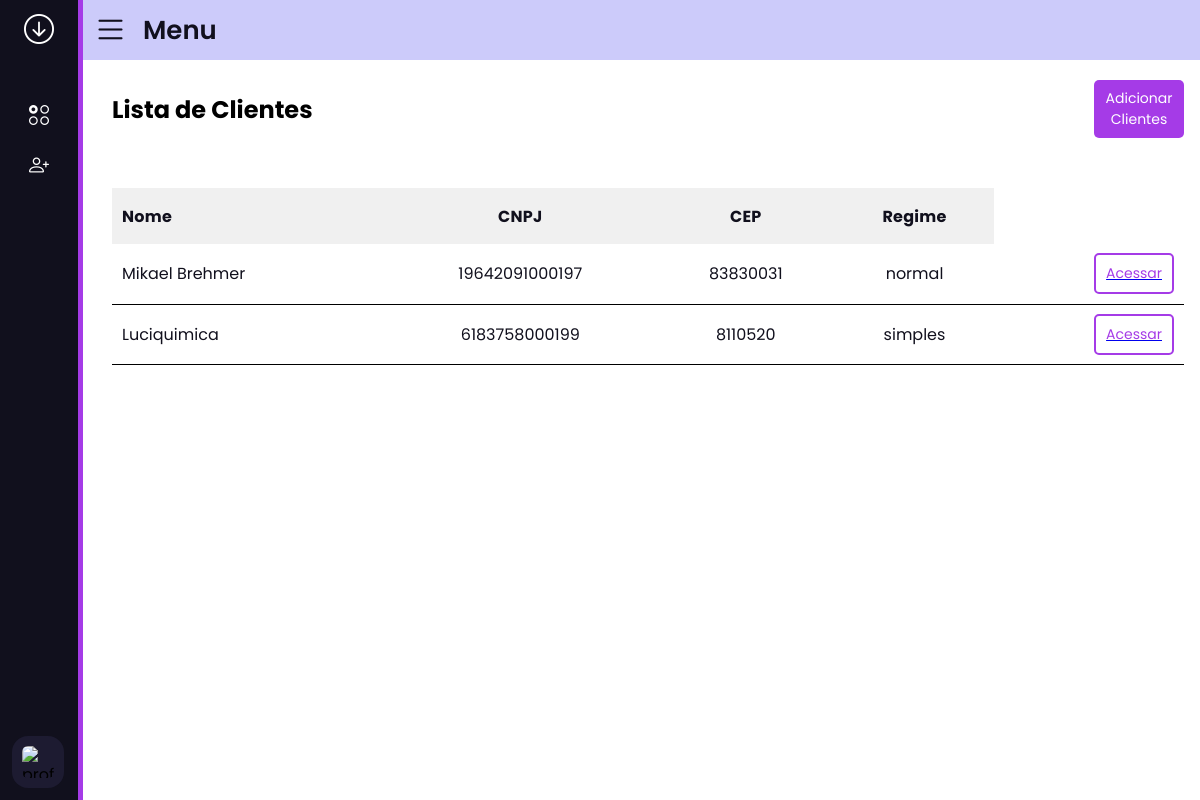
Before: /cadastro/clientes/ (signed in) with the older database file.
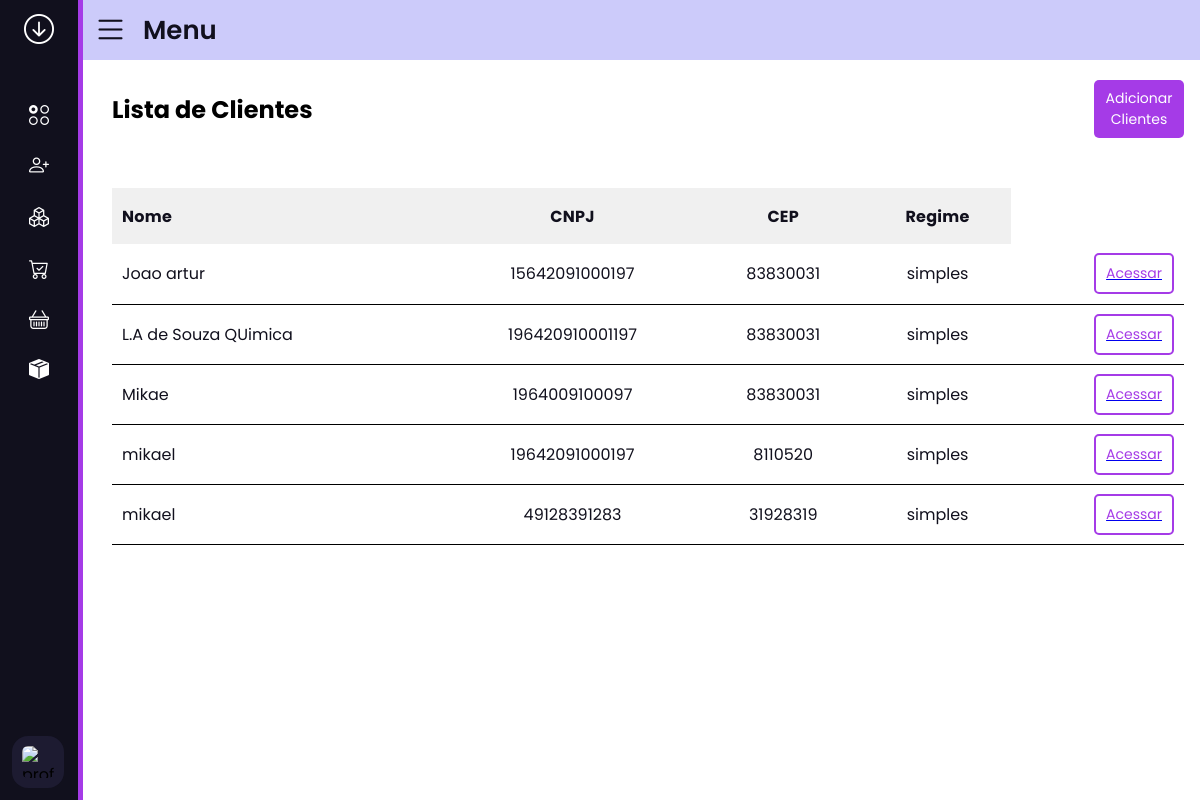
After: the same page with the newer database file.
### cadastros/models.py (models this page shows, shortened)
class Clientes(models.Model):
    REGIME_CHOICES = [
        ('simples', 'Simples'),
        ('normal', 'Normal'),
    ]
    NOTA_CHOICES = [
        ('nota cheia', 'Nota Cheia'),
        ('meia nota', 'Meia Nota'),
        ('1/3 nota', '1/3 Nota'),
        ('70% valor 70% quantidade', '70% Valor 70% Quantidade')
    ]
    name = models.CharField(max_length=40)
    regime = models.CharField(max_length=10, choices=REGIME_CHOICES)
    cnpj = models.CharField(max_length=18) # Altere o tipo de campo conforme necessário
    ie = models.IntegerField()
    cep = models.IntegerField()  # Altere o tipo de campo conforme necessário
    estado = models.CharField(max_length=2)
    cidade = models.CharField(max_length=40)
    rua = models.CharField(max_length=45)
    numero = models.CharField(max_length=10)
    complemento = models.CharField(max_length=50)
    nota_fiscal = models.CharField(max_length=24, choices=NOTA_CHOICES)
    TabelaPreco = models.ForeignKey(TabelaPreco, on_delete=models.PROTECT, null=True, blank=True)
    vendedor = models.ForeignKey(Vendedores, on_delete=models.PROTECT, related_name='vendedor', null=True, blank=True)
    vendedor_2 = models.ForeignKey(Vendedores, on_delete=models.PROTECT, related_name='vendedor_adjunto', null=True,
                                   blank=True)
    Gerente_comercial = models.ForeignKey(Vendedores, on_delete=models.PROTECT, related_name='gerente_comercial',
                                          null=True, blank=True)

### cadastros/views.py (the view)
# urls.py: path('', views.exbicao_cadastros_produtos_lista, {'modulo': 'Produtos'}, name='home_cadastros'),
@login_required
@permission_required('cadastros.view_clientes', raise_exception=True)
def exbicao_cadastros_produtos_lista(request, modulo):
    if modulo == 'Produtos':
        produtos = Products.objects.all()
        return render(request, 'cadastros/exibicao_cadastros.html', {'valores': produtos, 'modulo': modulo,
                                                                     'dicionario': dicionario_produtos})
    elif modulo == 'Clientes':
        clientes = Clientes.objects.all()
        return render(request, 'cadastros/exibicao_cadastros.html', {'valores': clientes, 'modulo': modulo,
                                                                     'dicionario': dicionario_clientes})
    elif modulo == 'Vendedores':
        vendedores = Vendedores.objects.all()
        return render(request, 'cadastros/exibicao_cadastros.html', {'valores': vendedores, 'modulo': modulo,
                                                                     'dicionario': dicionario_vendedeores})

### cadastros/templatetags/custom_filters.py (called while the page is built)
@register.filter
def get_item(obj, key):
    if hasattr(obj, key):
        return getattr(obj, key)
    else:
        return ''

### cadastros/templates/cadastros/exibicao_cadastros.html
{% extends 'side_menu.html' %}
{% load static %}
{% load custom_filters %}
{% block head %}
    <link rel="stylesheet" href="{% static 'cadastros/css/lista_produtos.css' %}">
{% endblock %}
{% block content %}
<div class="titulo-botoes">
    <h2>Lista de {{modulo}}</h2>
    {% if modulo == 'Produtos' %}
    {% elif modulo == 'Clientes' %}
    <a href="/cadastro/cadastrar_novo_cliente/"><button class="adicionar-button">Adicionar {{modulo}}</button></a>
    {% endif %}
</div>
<div class="container-tabela">
    <div class="container">
        <table>
            <thead>
                <tr class="description-tr">
                    <th class="description-name">Nome</th>
                    {% for chave in dicionario %}
                        <th>{{chave}}</th>
                    {% endfor %}
                </tr>
            </thead>
                <tbody>
                    {% for valores in valores %}
                        <tr class="itens-tr">
                            <td class="product_name">{{ valores.name }}</td>
                            {% for chave, valor in dicionario.items %}
                                <td>{{ valores|get_item:valor }}</td>
                            {% endfor %}
                                {% if modulo == 'Produtos' %}
                                    <td class="td-button">
                                        <a href="/cadastro/exibir_cadastro_produto/?id={{valores.id}}"><button class="acessar-button">Acessar</button></a>
                                    </td>
                                </tr>
                                {% elif modulo == 'Clientes' %}
                                    <td class="td-button">
                                        <a href="/cadastro/exibir_cadastro_cliente/?id={{valores.id}}"><button class="acessar-button">Acessar</button></a>
                                    </td>
                                </tr>
                                {% endif %}
                    {% endfor %}
                </tbody>
        </table>
    </div>
</div>
{% endblock content %}

Changed rows visible on the page:
changed Clientes: name "Mikael Brehmer" → "Joao artur"
changed Clientes: name "Luciquimica" → "L.A de Souza QUimica"
added Clientes: name "Mikae", dicionario "1964009100097" "83830031" "simples"
added Clientes: name "mikael", dicionario "19642091000197" "8110520" "simples"
added Clientes: name "mikael", dicionario "49128391283" "31928319" "simples"
Other visible differences:
new list line: "15642091000197"
new list line: "simples"
new list line: "196420910001197"
new list line: "83830031"
list line gone: "19642091000197"
list line gone: "normal"
list line gone: "6183758000199"
list line gone: "8110520"
